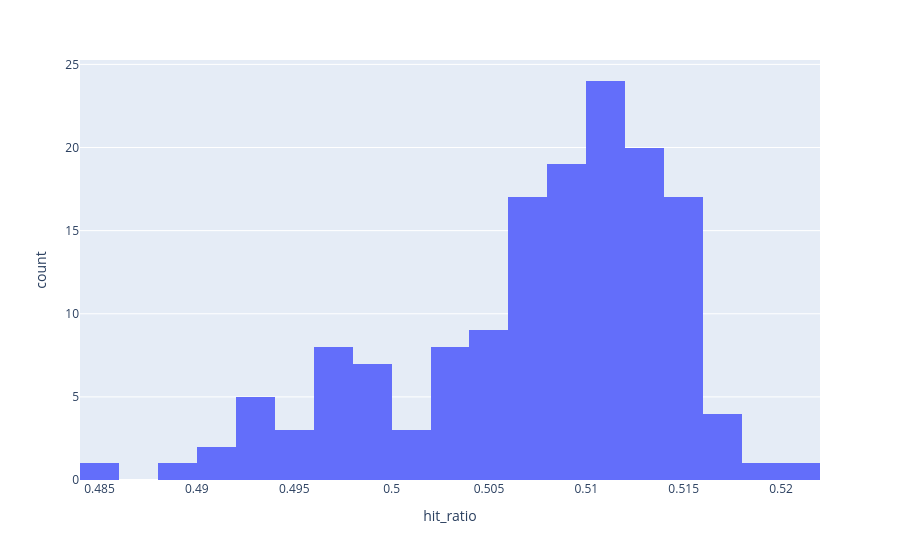

Notebook code for this chart:
### Code cell
px.histogram(performance_df,'hit_ratio')

### Figure 1 — Plotly figure (JSON) as saved in the notebook; plotly's stock layout.template omitted (floating-point values rounded to 4 significant figures; data arrays with more than 128 entries replaced by an {"elided": "..."} marker saying what was removed)
{"data": [{"alignmentgroup": "True", "bingroup": "x", "hovertemplate": "hit_ratio=%{x}<br>count=%{y}<extra></extra>", "legendgroup": "", "marker": {"color": "#636efa", "pattern": {"shape": ""}}, "name": "", "offsetgroup": "", "orientation": "v", "showlegend": false, "type": "histogram", "x": {"elided": "150 float values"}, "xaxis": "x", "yaxis": "y"}], "layout": {"autosize": true, "barmode": "relative", "legend": {"tracegroupgap": 0}, "margin": {"t": 60}, "xaxis": {"anchor": "y", "autorange": true, "domain": [0, 1], "range": [0.484, 0.522], "title": {"text": "hit_ratio"}, "type": "linear"}, "yaxis": {"anchor": "x", "autorange": true, "domain": [0, 1], "range": [0, 25.26], "title": {"text": "count"}}}}
